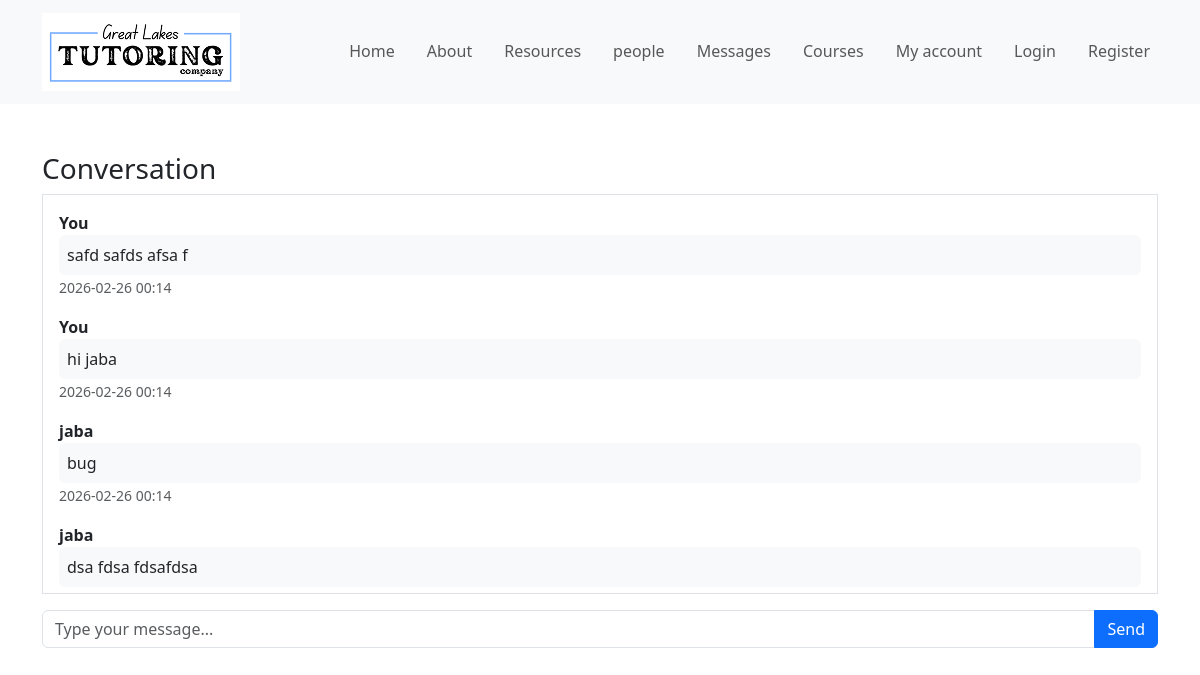
Screenshot of /conversation/3 (signed in) with the database file from the repository.
### app.py (models this page shows, shortened)
class Message(db.Model):
    id = db.Column(db.Integer, primary_key=True)
    conversation_id = db.Column(db.Integer, db.ForeignKey('conversation.id'), nullable=False)
    sender_id = db.Column(db.Integer, db.ForeignKey('user.id'), nullable=False)
    content = db.Column(db.Text, nullable=False)
    timestamp = db.Column(db.DateTime, default=datetime.utcnow)
    sender = db.relationship('User', backref='sent_messages')

class User(db.Model, UserMixin):
    id = db.Column(db.Integer, primary_key=True)
    username = db.Column(db.String(100), unique=True, nullable=False)
    email = db.Column(db.String(120), unique=True, nullable=False)
    password_hash = db.Column(db.String(200), nullable=False)
    points = db.Column(db.Integer, default=0)
    role = db.Column(db.String(20), default="student")
    results = db.relationship('Result', backref='user', lazy=True)

### app.py (the view, shortened to what this page needs)
@app.route("/conversation/<int:conversation_id>", methods=["GET", "POST"])
@login_required
def conversation(conversation_id):
    conversation = Conversation.query.get_or_404(conversation_id)
    return render_template("conversation.html", conversation=conversation)

### app.py (called while the page is built)
@login_manager.user_loader
def load_user(user_id):
    return User.query.get(int(user_id))

### templates/conversation.html
{% extends "base.html" %}
{% block content %}
<div class="container mt-5">
    <h3>Conversation</h3>
    <div class="border p-3 mb-3" style="height: 400px; overflow-y: scroll;">
        {% for message in conversation.messages %}
        <div class="mb-3">
            <strong>
                {% if message.sender_id == current_user.id %}
                You
                {% else %}
                {{ message.sender.username }}
                {% endif %}
            </strong>
            <div class="p-2 rounded bg-light">
                {{ message.content }}
            </div>
            <small class="text-muted">
                {{ message.timestamp.strftime("%Y-%m-%d %H:%M") }}
            </small>
        </div>
        {% endfor %}
    </div>
    <form method="POST">
        <div class="input-group">
            <input type="text" name="content" class="form-control" placeholder="Type your message..." required>
            <button class="btn btn-primary">Send</button>
        </div>
    </form>
</div>
{% endblock %}

### rows the page displays
Message: shows "You", content "safd safds afsa f", timestamp "2026-02-26 00:14"
Message: shows "You", content "hi jaba", timestamp "2026-02-26 00:14"
Message: sender.username "jaba", content "bug", timestamp "2026-02-26 00:14"
Message: sender.username "jaba", content "dsa fdsa fdsafdsa"
